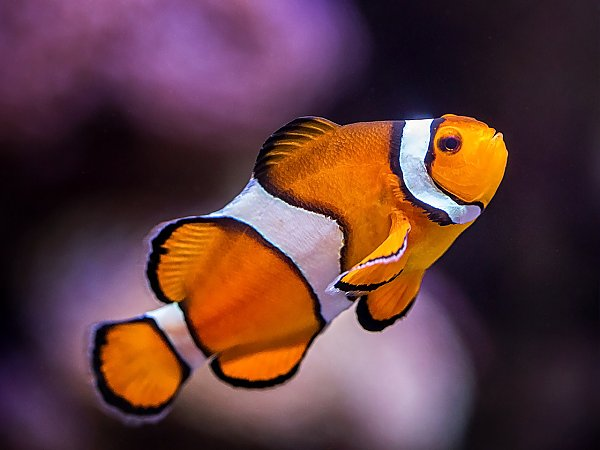
#> input picture dataset/train/imgs/nemo002.jpg, 600 x 450 px; its folder holds only this picture in this run
$ jupyter execute main.ipynb
#> lines starting #> are read from the running program, lines starting #| are printed output that depends on the picture; after the words box and inside, x2 and y2 are one past the last pixel; in counts of white or black regions, pixels touching at a corner belong together; long printed decimals are rounded
#> further down, img is the input picture: shape (450, 600, 3); mean B, G, R 61.5, 59.1, 95.2
### main_korepanov.py
import cv2
import glob
import numpy as np
import os.path as osp
import matplotlib.pyplot as plt
from argparse import ArgumentParser
from utils.compute_iou import compute_ious


def segment_fish(img):
    """
    This method should compute masks for given image
    Params:
        img (np.ndarray): input image in BGR format
    Returns:
        mask (np.ndarray): fish mask. should contain bool values
    """
    # YOUR CODE HERE

    img_hsv = cv2.cvtColor(img, cv2.COLOR_BGR2HSV)
#> img_hsv: shape (450, 600, 3); mean H, S, V 122.1, 130.8, 98.7
    light_orange = (0, 169, 150)
    dark_orange = (90, 255, 255)
    light_white = (70, 0, 200)
    dark_white = (155, 170, 255)
    orange_mask_1 = cv2.inRange(img_hsv, light_orange, dark_orange)
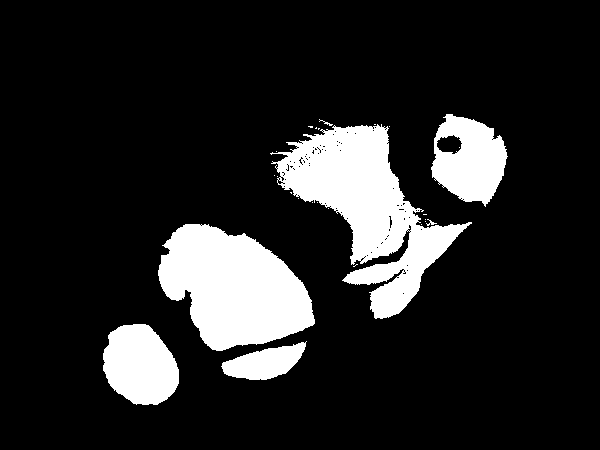
#> orange_mask_1: shape (450, 600); 14.8% white; 26 white regions (19 under 20 px), largest, box (x1, y1, x2, y2) and area: (270, 124, 472, 319) 15265, (158, 224, 315, 351) 13242, (103, 324, 179, 405) 4698
    white_mask_2 = cv2.inRange(img_hsv, light_white, dark_white)
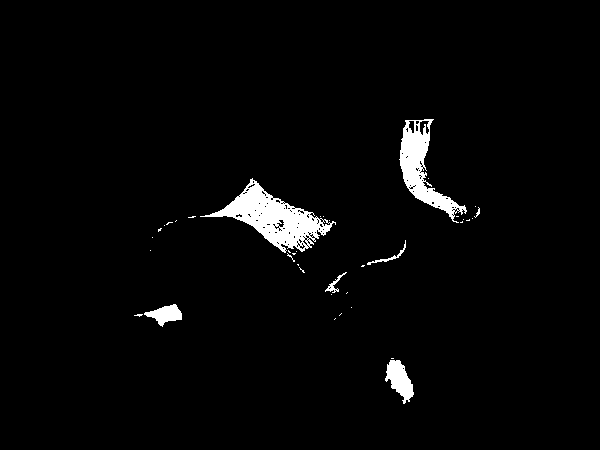
#> white_mask_2: shape (450, 600); 2.7% white; 38 white regions (31 under 20 px), largest, box (x1, y1, x2, y2) and area: (200, 178, 336, 253) 3510, (399, 119, 467, 223) 2234, (385, 360, 414, 404) 698
    mask_sum = cv2.bitwise_or(orange_mask_1, white_mask_2)
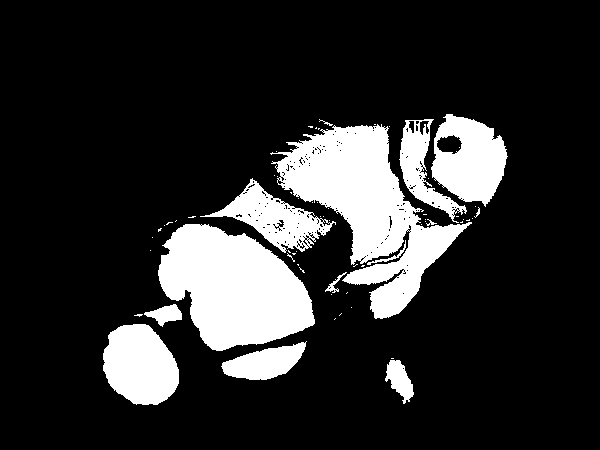
#> mask_sum: shape (450, 600); 17.5% white; 64 white regions (50 under 20 px), largest, box (x1, y1, x2, y2) and area: (270, 124, 472, 319) 15265, (158, 224, 315, 351) 13242, (103, 324, 179, 405) 4698

    return mask_sum


# [17 lines that do not run on import are left out]


### utils/compute_iou.py
import cv2
import numpy as np
import os.path as osp

def iou(m1, m2):
    return np.logical_and(m1, m2).sum() / np.logical_or(m1, m2).sum()

def compute_ious(img_name2mask, dir_path, aggregate=True):
#> called with dir_path = 'dataset/train/masks', aggregate = True
    ious = dict()
    for img_name, mask in img_name2mask.items():
        true_mask = cv2.imread(
            osp.join(dir_path, img_name.replace(".jpg", ".png")),
            cv2.IMREAD_GRAYSCALE
            )
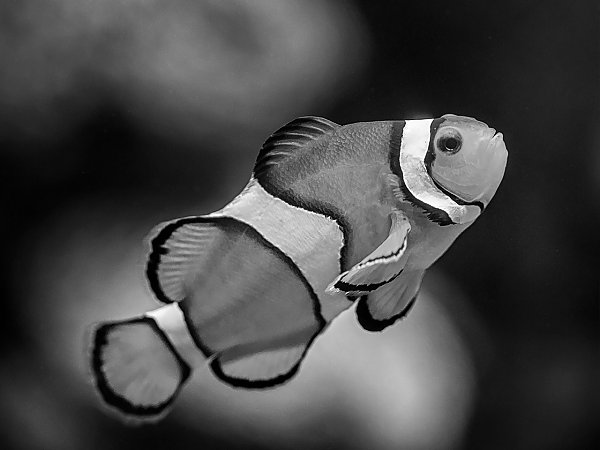
#> true_mask: shape (450, 600); min 0, max 255, mean 70.1
        if mask.dtype != bool:
            mask = mask > 0
        ious[img_name] = iou(mask, true_mask)
    if aggregate:
        return np.mean(list(ious.values()))
    return ious


### main.ipynb
[cell 1]
import cv2
import glob
import numpy as np
import os.path as osp
import matplotlib.pyplot as plt
from utils.compute_iou import compute_ious
from main_korepanov import segment_fish

[cell 2]
data_root = osp.join("dataset", "train", "imgs")
img_paths = glob.glob(osp.join(data_root, "*.jpg"))
len(img_paths)

[cell 3]
masks = dict()
ious = []
for path in img_paths:
    img = cv2.imread(path)
    mask = segment_fish(img)
    masks[osp.basename(path)] = mask
    ious.append(compute_ious(masks, osp.join("dataset", "train", "masks")))
    print(mask.shape, compute_ious(masks, osp.join("dataset", "train", "masks")))
#| (450, 600) 0.1754
    img = np.where(mask[:,:,None], img, np.zeros_like(img))
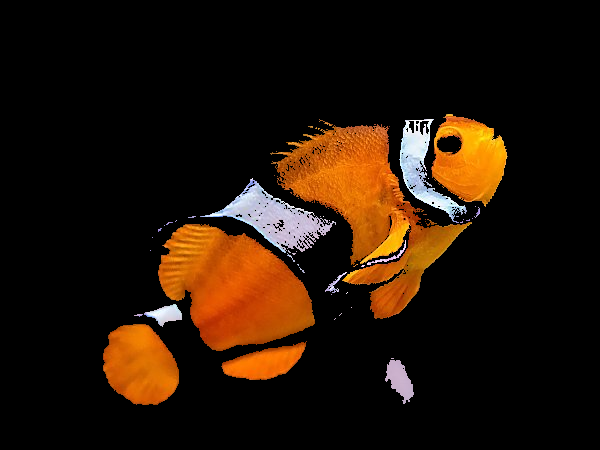
#> img: shape (450, 600, 3); mean B, G, R 7.1, 20.2, 36.3
    plt.imshow(img[:,:,::-1])
    plt.show()
np.mean(ious)
#> Out = 0.175
